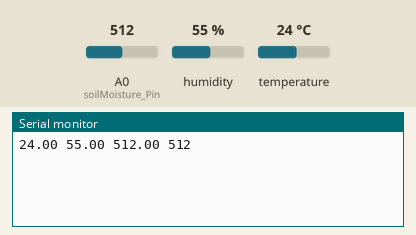
A sketch run on a simulated ESP8266 (NodeMCU). Parts: the last lines printed to the serial monitor. Wiring (inferred from the names in the program): DHT11 sensor: data D0. The test bench sets the inputs (shaded band); at power-on: humidity 55 %, A0 (soilMoisture_Pin) = 512, temperature 24 °C.

Above: at 2.7 s.
2.8 s: humidity set to 22 %
6.3 s: A0 (soilMoisture_Pin) set to 716
At 9.4 s:
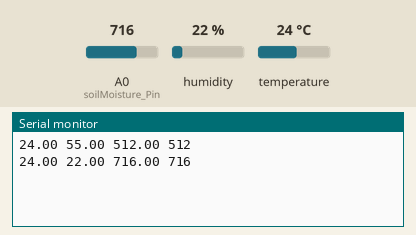
9.8 s: temperature set to 12 °C
13.3 s: A0 (soilMoisture_Pin) set to 900
At 16.1 s:
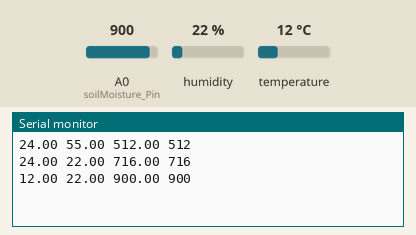
16.8 s: humidity set to 40 %
At 21.1 s:
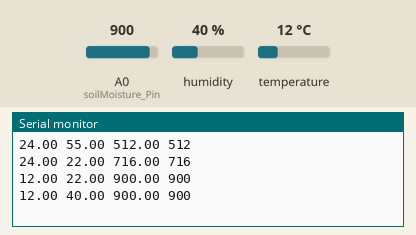
Timing chart, 0 to 21.3 s (numbered marks = the images above; inputs shaded):
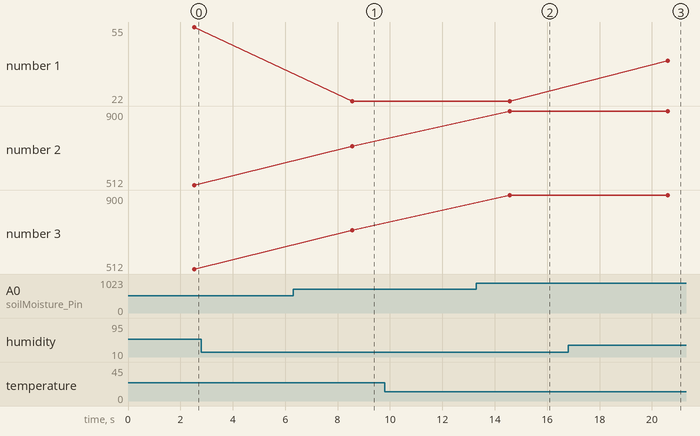

Measured:
- after the input at 6.3 s, the serial monitor: prints a new line after 2.3 s (image 1)
- after the input at 13.3 s, the serial monitor: prints a new line after 1.3 s (image 2)
- after the input at 16.8 s, the serial monitor: prints a new line after 3.8 s (image 3)
- plotted number 1: 22 → 40 after the input at 16.8 s
- plotted number 2: 512 → 716 after the input at 6.3 s, 716 → 900 after the input at 13.3 s
- plotted number 3: 512 → 716 after the input at 6.3 s, 716 → 900 after the input at 13.3 s

The sketch:

Task10.ino
```cpp
#define CAYENNE_PRINT Serial   //#define CAYENNE_DEBUG
#include <CayenneMQTTESP8266.h>

#include "dht.h"
#define dht_apin D0
dht DHT;
#define soilMoisture_Pin A0
const int ldr_Pin = D2;

float humid, temp, soil;
int light;

char ssid[] = "GeethCY";
char wifiPassword[] = "Chathu1202@";

char username[] = "a6e32a70-dca6-11ec-8da3-474359af83d7";
char password[] = "73667b934e6a37c1acbb6c0d7d7eace1e8d72a8e";
 char clientID[] = "04821270-de61-11ec-8da3-474359af83d7";

void setup() {
   Serial.begin(9600);
   Cayenne.begin(username, password, clientID, ssid, wifiPassword);
}
void loop() {
  Cayenne.loop();

   DHT.read11(dht_apin);
   temp = DHT.temperature;
   Serial.print(temp);
   Serial.print(" ");
   Cayenne.virtualWrite(V1, temp);

   humid = DHT.humidity;
   Serial.print(humid);
   Serial.print(" ");
   Cayenne.virtualWrite(V0, humid);

   soil = analogRead(soilMoisture_Pin);
   Serial.print(soil);
   Serial.print(" ");
   Cayenne.virtualWrite(V2, soil);

   light = analogRead(ldr_Pin);
   Serial.println(light);
   Cayenne.virtualWrite(V3, light);
   delay(5000);
}
CAYENNE_OUT_DEFAULT() { // Here the data we want to send
  }
```

dht.cpp
```cpp
//
//    FILE: dht22.cpp
// VERSION: 0.1.00
// PURPOSE: DHT22 Temperature & Humidity Sensor library for Arduino
//
// DATASHEET:
//
// HISTORY:
// 0.1.0 by Rob Tillaart (01/04/2011)
// inspired by DHT11 library
//

#include "dht.h"

#define TIMEOUT 10000

/////////////////////////////////////////////////////
//
// PUBLIC
//


// return values:
//  0 : OK
// -1 : checksum error
// -2 : timeout
int dht::read11(uint8_t pin)
{
	// READ VALUES
	int rv = read(pin);
	if (rv != 0) return rv;

	// CONVERT AND STORE
	humidity    = bits[0];  // bit[1] == 0;
	temperature = bits[2];  // bits[3] == 0;

	// TEST CHECKSUM
	uint8_t sum = bits[0] + bits[2]; // bits[1] && bits[3] both 0
	if (bits[4] != sum) return -1;

	return 0;
}

// return values:
//  0 : OK
// -1 : checksum error
// -2 : timeout
int dht::read22(uint8_t pin)
{
	// READ VALUES
	int rv = read(pin);
	if (rv != 0) return rv;

	// CONVERT AND STORE
	humidity    = word(bits[0], bits[1]) * 0.1;

	int sign = 1;
	if (bits[2] & 0x80) // negative temperature
	{
		bits[2] = bits[2] & 0x7F;
		sign = -1;
	}
	temperature = sign * word(bits[2], bits[3]) * 0.1;


	// TEST CHECKSUM
	uint8_t sum = bits[0] + bits[1] + bits[2] + bits[3];
	if (bits[4] != sum) return -1;

	return 0;
}

/////////////////////////////////////////////////////
//
// PRIVATE
//

// return values:
//  0 : OK
// -2 : timeout
int dht::read(uint8_t pin)
{
	// INIT BUFFERVAR TO RECEIVE DATA
	uint8_t cnt = 7;
	uint8_t idx = 0;

	// EMPTY BUFFER
	for (int i=0; i< 5; i++) bits[i] = 0;

	// REQUEST SAMPLE
	pinMode(pin, OUTPUT);
	digitalWrite(pin, LOW);
	delay(20);
	digitalWrite(pin, HIGH);
	delayMicroseconds(40);
	pinMode(pin, INPUT);

	// GET ACKNOWLEDGE or TIMEOUT
	unsigned int loopCnt = TIMEOUT;
	while(digitalRead(pin) == LOW)
		if (loopCnt-- == 0) return -2;

	loopCnt = TIMEOUT;
	while(digitalRead(pin) == HIGH)
		if (loopCnt-- == 0) return -2;

	// READ THE OUTPUT - 40 BITS => 5 BYTES
	for (int i=0; i<40; i++)
	{
		loopCnt = TIMEOUT;
		while(digitalRead(pin) == LOW)
			if (loopCnt-- == 0) return -2;

		unsigned long t = micros();

		loopCnt = TIMEOUT;
		while(digitalRead(pin) == HIGH)
			if (loopCnt-- == 0) return -2;

		if ((micros() - t) > 40) bits[idx] |= (1 << cnt);
		if (cnt == 0)   // next byte?
		{
			cnt = 7;
			idx++;
		}
		else cnt--;
	}

	return 0;
}
//
// END OF FILE
//
```

dht.h
```cpp
//
//    FILE: dht.h
// VERSION: 0.1.00
// PURPOSE: DHT Temperature & Humidity Sensor library for Arduino
//
//     URL: http://arduino.cc/playground/Main/DHTLib
//
// HISTORY:
// see dht.cpp file
//

#ifndef dht_h
#define dht_h

#if ARDUINO >= 100
 #include "Arduino.h"
#else
 #include "WProgram.h"
#endif

#define DHT_LIB_VERSION "0.1.00"

class dht
{
public:
	int read11(uint8_t pin);
    int read22(uint8_t pin);
	double humidity;
	double temperature;

private:
	uint8_t bits[5];  // buffer to receive data
	int read(uint8_t pin);
};
#endif
//
// END OF FILE
//
```
